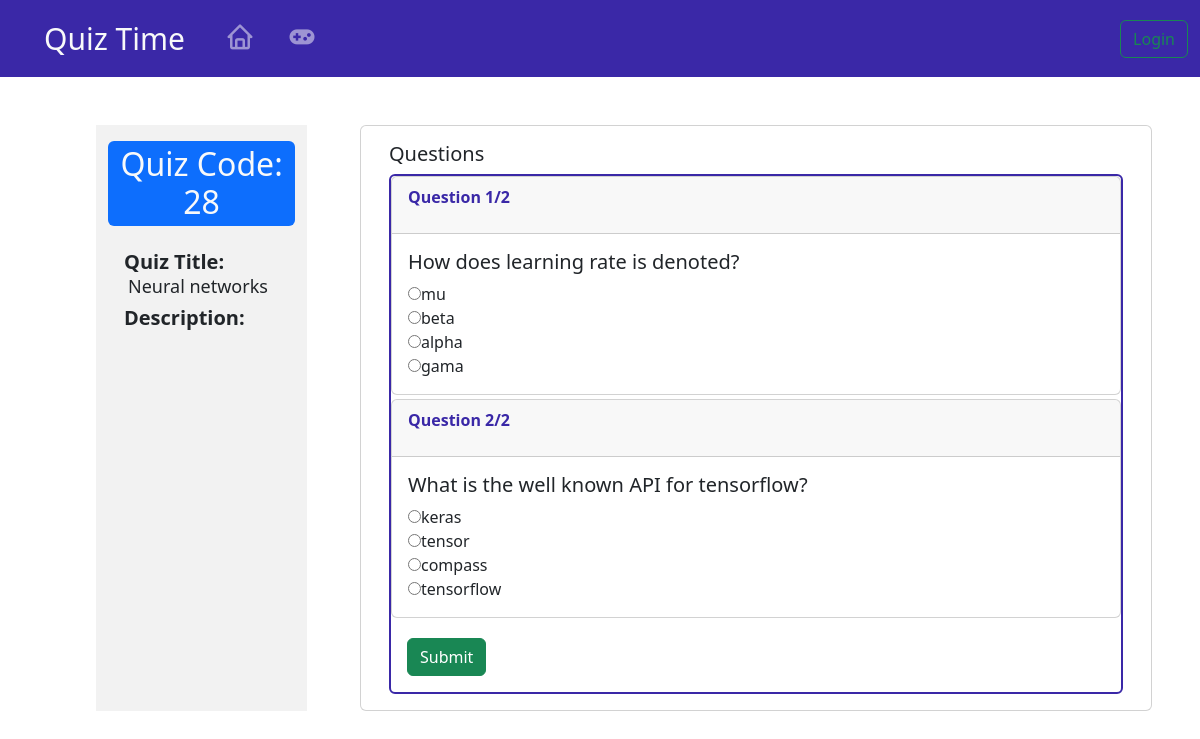
Screenshot of /play/quiz/28 with the database file from the repository.
### quiz/models.py (models this page shows, shortened)
class Quiz(models.Model):
    creator = models.ForeignKey(User, on_delete=models.CASCADE)
    title = models.CharField(max_length=100)
    description = models.TextField()
    is_published = models.BooleanField(default=False)
    is_closed = models.BooleanField(default=False)

class Question(models.Model):
    quiz = models.ForeignKey(Quiz, on_delete=models.CASCADE)
    text = models.TextField()

class Choice(models.Model):
    question = models.ForeignKey(Question, on_delete=models.CASCADE)
    text = models.CharField(max_length=100)
    is_correct = models.BooleanField(default=False)

### quiz/views.py (the view, shortened to what this page needs)
# urls.py: path('',include('quiz.urls')),
def quiz(request, quiz_id):
    quiz = get_object_or_404(Quiz, id=quiz_id)
    questions = Question.objects.filter(quiz=quiz)
    questions_and_choices = []
    for question in questions:
        choices = Choice.objects.filter(question=question)
        shuffled_choices = list(choices)
        random.shuffle(shuffled_choices)
        questions_and_choices.append((question, shuffled_choices))
    context = {
        'quiz_id': quiz_id,
        'quiz': quiz,
        'questions_and_choices': questions_and_choices,
        'questions_count': questions.count(),
    }
    return render(request, "quiz/quiz.html", context)

### quiz/templates/quiz/quiz.html (shortened to what this page needs)
{% extends "quiz/layout.html" %}
{% block body %}
<div class="row p-3 mx-auto ms-5 p-5 card-container" >
    <div class="small-card " style="background-color:#F2F2F2;">
        <h2 class="mt-3 rounded p-1 bg-primary text-light"style="text-align:center;" >Quiz Code: {{ quiz_id }}</h2>
        <div class="rounded p-3 mb-3" style="display:flex;flex-direction:column;">
            <h5><strong>Quiz Title:</strong> <span class="ms-1" style="font-size:18px;">{{ quiz.title }}<span></h5>
            <h5><strong>Description:</strong> </h5>
        </div>
    </div>
    <div class="card large-card">
        <div class="card-body">
            <h5 class="card-title">Questions</h5>
            <div class="card" style="border:2px solid #3A28A7">
                <form action="{% url 'quiz' quiz_id=quiz.id %}" method="POST">
                {% for question, choices in questions_and_choices %}
                    <div class="card hover_effect mb-1" style="margin:0;width:auto;">
                        <div class="card-header">
                            <p style="font-weight:bold;color:#3A28A7;">Question {{ forloop.counter }}/{{ questions_count }}</p>
                        </div>
                        <div class="card-body">
                            <h5 class="card-title">{{ question.text }}</h5>
                            {% for choice in choices %}
                            <input type="radio"  name="question_{{ question.id }}" value="{{ choice.id }}">{{ choice.text }}<br>
                            {% endfor %}
                        </div>
                    </div>
                {% endfor %}
                    <div>
                        <button class="btn btn-success m-3" type="submit">Submit</button>
                    </div>
                </form>
            </div>
        </div>
    </div>
</div>
{% endblock %}

### quiz/templates/quiz/quiz.html (style rules this page uses)
body { background-image:url('https://www.noagentbusiness.com.au/wp-content/uploads/2017/10/navy-background-for-commercial-landing-page-3-with-gradient.jpg'); background-size:cover; }
.card-container { display: flex; flex-wrap: wrap; justify-content: space-between; }
.small-card { flex: 0 0 20%; margin-bottom: 1rem; }
.large-card { flex: 0 0 75%; margin-bottom: 1rem; }

### rows the page displays
Quiz: title "Neural networks"
Question: questions_count "2", text "How does learning rate is denoted?"
Choice: text "mu"
Choice: text "beta"
Choice: text "alpha"
Choice: text "gama"
Question: questions_count "2", text "What is the well known API for tensorflow?"
Choice: text "keras"
Choice: text "tensor"
Choice: text "compass"
Choice: text "tensorflow"

### other values shown
{{ quiz_id }} "28"
